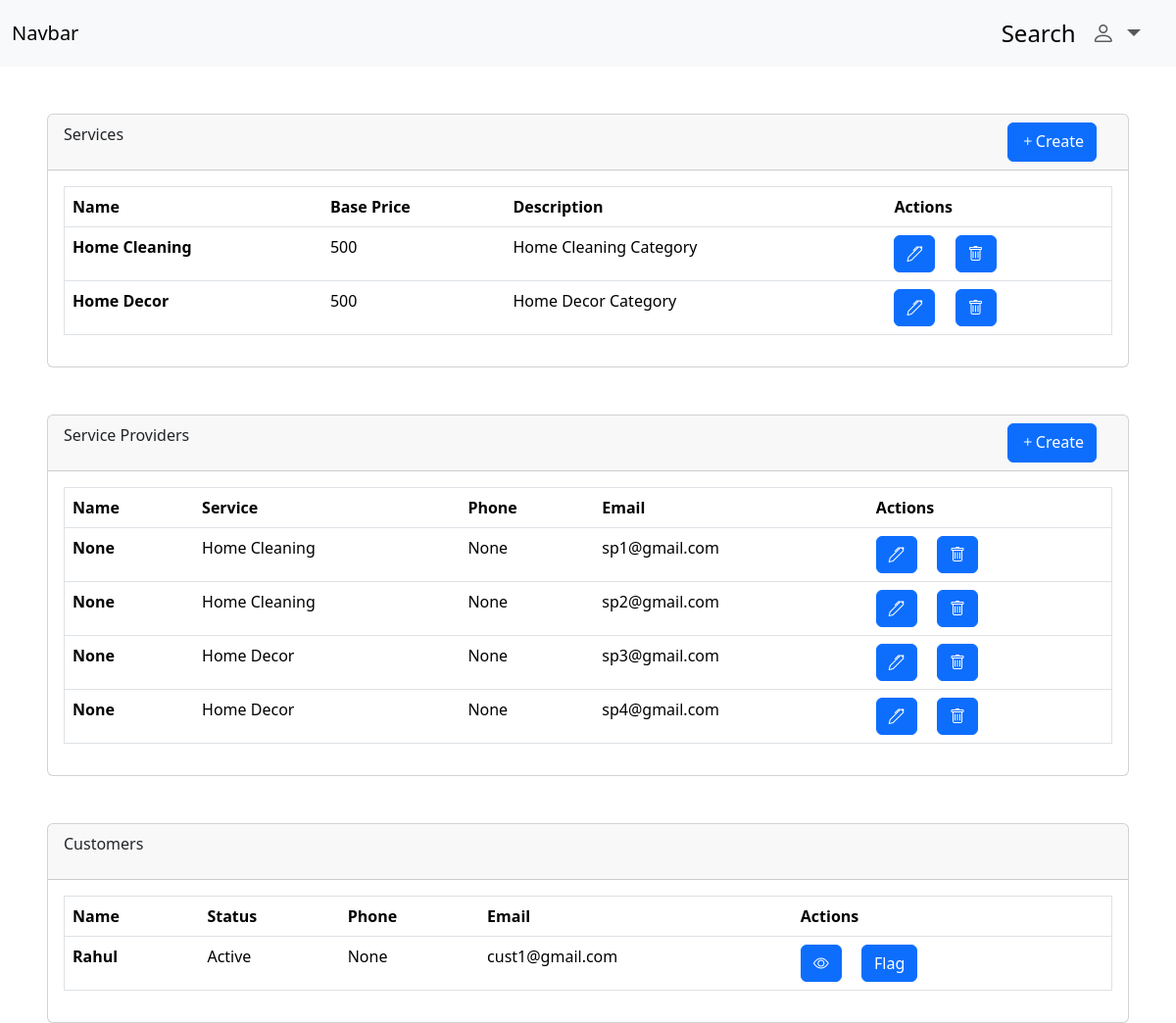
Before: /dashboard/ad (signed in) with the older database file.
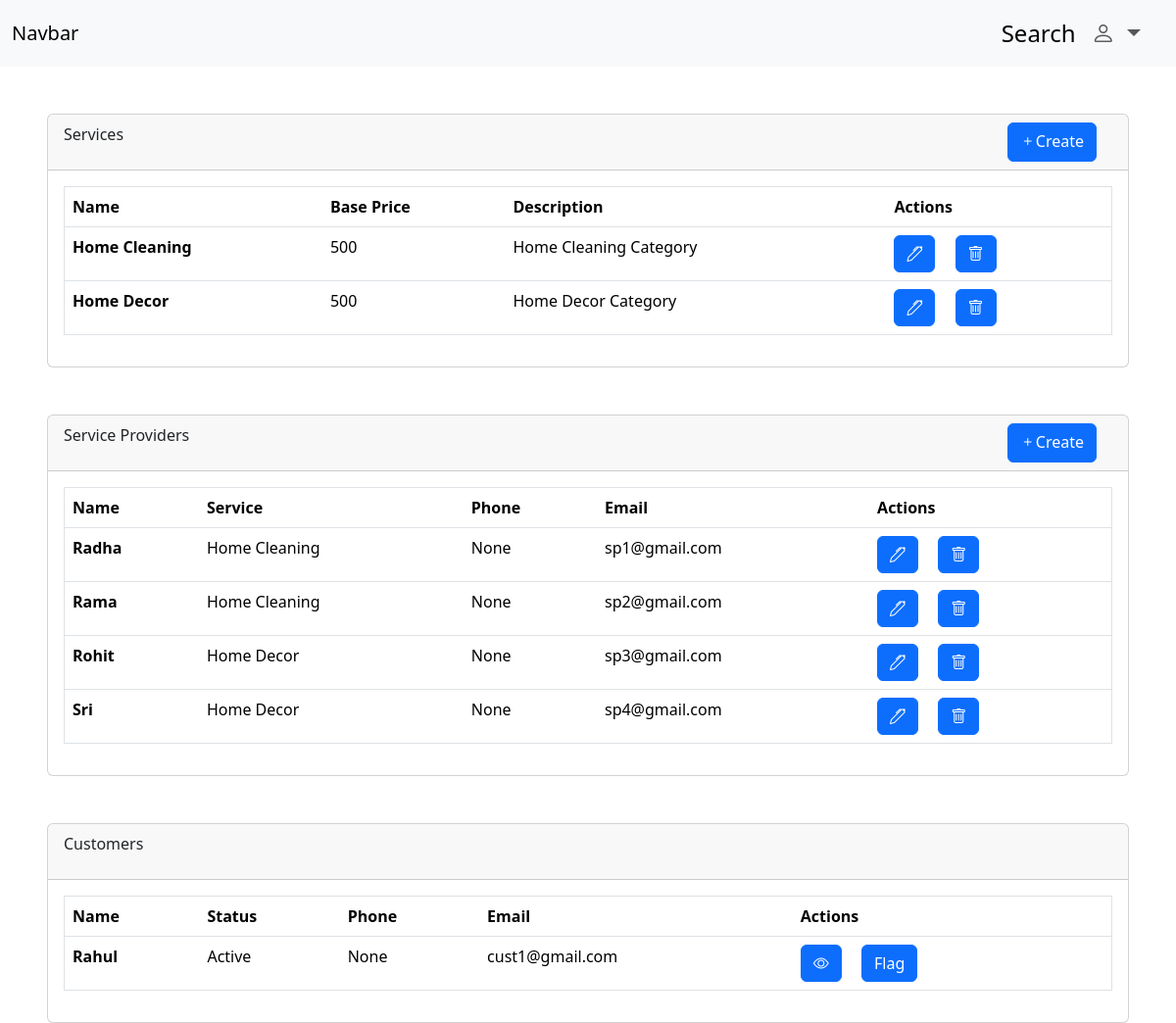
After: the same page with the newer database file.
### backend/models.py (models this page shows, shortened)
class Services(db.Model):
    __tablename__="services"
    id=db.Column(db.Integer, primary_key=True, autoincrement= True)
    name=db.Column(db.String,unique=True)
    baseprice=db.Column(db.Integer)
    description=db.Column(db.String)
    Sproviders=db.relationship("ServiceProvider",backref="service", cascade="all, delete-orphan")

class ServiceProvider(db.Model,UserMixin):
    __tablename__='serviceprovider'
    id=db.Column(db.Integer, primary_key=True, autoincrement= True)
    name=db.Column(db.String,unique=True)
    address=db.Column(db.String)
    email=db.Column(db.String,unique=True)
    password=db.Column(db.String)
    exp=db.Column(db.Integer)
    phone=db.Column(db.String)
    city=db.Column(db.String)
    status=db.Column(db.String)
    servicename=db.Column(db.String,db.ForeignKey("services.name"))
    receive_request=db.relationship("Request",backref="servprovider",cascade="all, delete-orphan")

class Customer(db.Model,UserMixin):
    __tablename__="customer"
    id=db.Column(db.Integer, primary_key=True, autoincrement= True)
    name=db.Column(db.String,unique=True)
    address=db.Column(db.String)
    city=db.Column(db.String)
    email=db.Column(db.String,unique=True)
    password=db.Column(db.String)
    phone=db.Column(db.String)
    status=db.Column(db.String)
    Sent_Request=db.relationship("Request",backref="cust")

### backend/routes.py (the view)
@app.route("/dashboard/ad")
@login_required
def dash_ad():
    if isinstance(current_user,Admin):
        sp=db.session.query(ServiceProvider).all() #<serviceprovider1><serviceprovider2>
        cust=db.session.query(Customer).all()
        services=db.session.query(Services).all()
        return render_template("admin/admindash.html",sps=sp, customers=cust,services=services)
    else:
        return "error"

### app.py (called while the page is built)
def create_app():
    app=Flask(__name__)
    app.config["SQLALCHEMY_DATABASE_URI"]="sqlite:///mydb.sqlite3"
    db.init_app(app)
    app.config["SECRET_KEY"]="mysecretkey"
    loginmanager=LoginManager(app)
    @loginmanager.user_loader
    def load_user(email):
        obj=db.session.query(ServiceProvider).filter_by(email=email).first() or db.session.query(Customer).filter_by(email=email).first() or db.session.query(Admin).filter_by(email=email).first()
        return obj
    app.app_context().push()
    return app

### templates/admin/admindash.html (shortened to what this page needs)
<!DOCTYPE html>
<html lang="en">
<head>
    <link href="https://cdn.jsdelivr.net/npm/bootstrap@5.3.8/dist/css/bootstrap.min.css" rel="stylesheet"
>
    <link rel="stylesheet" href="https://cdn.jsdelivr.net/npm/bootstrap-icons@1.13.1/font/bootstrap-icons.min.css">
</head>
<body>
    <nav class="navbar navbar-expand-lg bg-body-tertiary">
        <div class="container-fluid">
            <a class="navbar-brand" href="#">Navbar</a>
            <div class="collapse navbar-collapse " id="navbarSupportedContent">
                <ul class="navbar-nav ms-auto me-3 fs-4 mb-2 mb-lg-0 ">
                    <li class="nav-item">
                        <a class="nav-link active " aria-current="page" href="/search/admin">Search</a>
                    </li>
                    <li class="nav-item dropdown">
                        <a class="nav-link dropdown-toggle" href="#" role="button" data-bs-toggle="dropdown"
                            aria-expanded="false">
                            <i class="bi bi-person"></i>
                        </a>
                    </li>
                </ul>
            </div>
        </div>
    </nav>
    <div class="card mt-5 ms-5 me-5">
        <div class="card-header d-flex ">
            <p>Services</p>
            <a href="/createservices?action=create" class="btn btn-primary ms-auto me-3"><i
                    class="bi bi-plus"></i>Create</a>
        </div>
        <div class="card-body">
            <table class="table border">
                <thead>
                    <tr>
                        <th scope="col">Name</th>
                        <th scope="col">Base Price</th>
                        <th scope="col">Description</th>
                        <th scope="col">Actions</th>
                    </tr>
                </thead>
                <tbody>
                    {% for s in services %}
                    <tr>
                        <th scope="row">{{s.name}}</th>
                        <td>{{s.baseprice}}</td>
                        <td>{{s.description}}</td>
                        <td>
                            <a href="/createservices?action=edit&id={{s.id}}" class="btn btn-primary ms-auto me-3"><i
                                    class="bi bi-pen"></i></a>
                            <button type="button" class="btn btn-primary" data-bs-toggle="modal"
                                data-bs-target="#exampleModal{{s.id}}">
                                <i class="bi bi-trash"></i>
                            </button>
                        </td>
                    </tr>
                    {% endfor %}
                </tbody>
            </table>
        </div>
    </div>
    <div class="card mt-5 ms-5 me-5">
        <div class="card-header d-flex ">
            <p>Service Providers</p>
            <a href="/manageproviders?action=create" class="btn btn-primary ms-auto me-3"><i
                    class="bi bi-plus"></i>Create</a>
        </div>
        <div class="card-body">
            <table class="table border">
                <thead>
                    <tr>
                        <th scope="col">Name</th>
                        <th scope="col">Service</th>
                        <th scope="col">Phone</th>
                        <th scope="col">Email</th>
                        <th scope="col">Actions</th>
                    </tr>
                </thead>
                <tbody>
                    {% for sp in sps %}
                    <tr>
                        <th scope="row">{{sp.name}}</th>
                        <td>{{sp.servicename}}</td>
                        <td>{{sp.phone}}</td>
                        <td>{{sp.email}}</td>
                        <td>
                            <a href="/manageproviders?action=edit&id={{sp.id}}" class="btn btn-primary ms-auto me-3"><i
                                    class="bi bi-pen"></i></a>
                            <button type="button" class="btn btn-primary" data-bs-toggle="modal"
                                data-bs-target="#exampleModal{{sp.email}}">
                                <i class="bi bi-trash"></i>
                            </button>
                        </td>
                    </tr>
                    {% endfor %}
                </tbody>
            </table>
        </div>
    </div>
    <div class="card mt-5 ms-5 me-5">
        <div class="card-header d-flex ">
            <p>Customers</p>
        </div>
        <div class="card-body">
            <table class="table border">
                <thead>
                    <tr>
                        <th scope="col">Name</th>
                        <th scope="col">Status</th>
                        <th scope="col">Phone</th>
                        <th scope="col">Email</th>
                        <th scope="col">Actions</th>
                    </tr>
                </thead>
                <tbody>
                    {% for c in customers %}
                    <tr>
                        <th scope="row">{{c.name}}</th>
                        <td>{{c.status}}</td>
                        <td>{{c.phone}}</td>
                        <td>{{c.email}}</td>
                        <td>
                            <a href="/viewcusthist?id={{c.id}}" class="btn btn-primary ms-auto me-3"><i class="bi bi-eye"></i></a>
                            <a href="/managecust?action={% if c.status=='Active'%}flag{% else %}unflag{% endif %}&id={{c.id}}" class="btn btn-primary ms-auto me-3">{% if c.status=='Active'%}Flag{% else %}Unflag{% endif %}</a>
                        </td>
                    </tr>
                    {% endfor %}
                </tbody>
            </table>
        </div>
    </div>
</body>
</html>

Changed rows visible on the page:
changed ServiceProvider "sp1@gmail.com": name "None" → "Radha"
changed ServiceProvider "sp2@gmail.com": name "None" → "Rama"
changed ServiceProvider "sp3@gmail.com": name "None" → "Rohit"
changed ServiceProvider "sp4@gmail.com": name "None" → "Sri"
